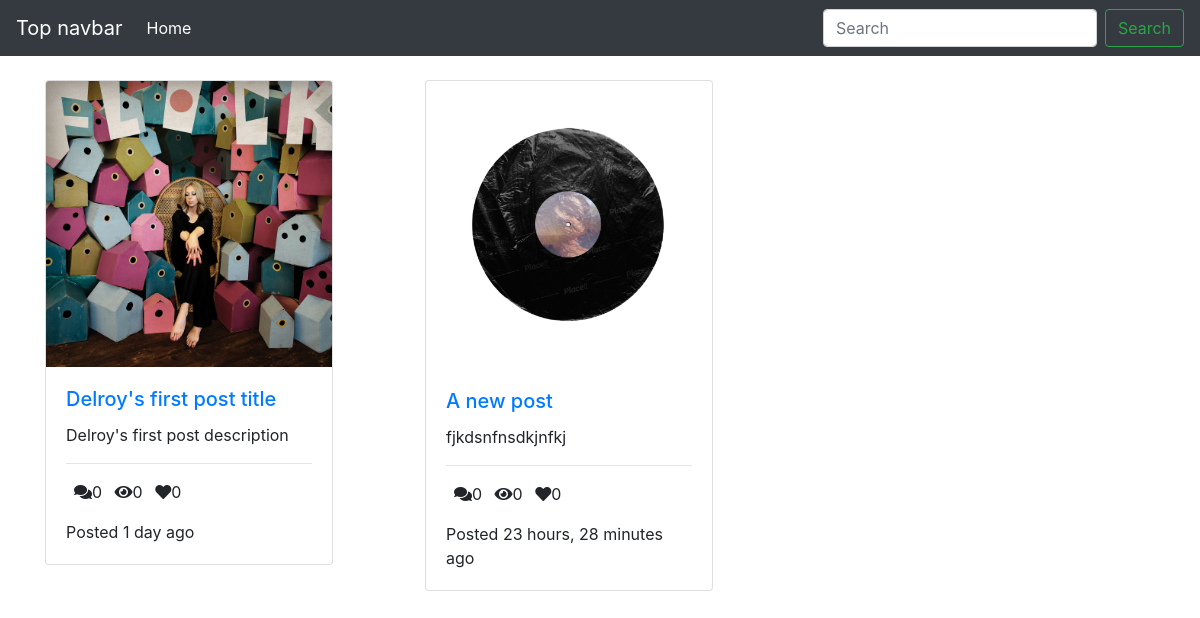
/, run on an earlier commit of the app's database.
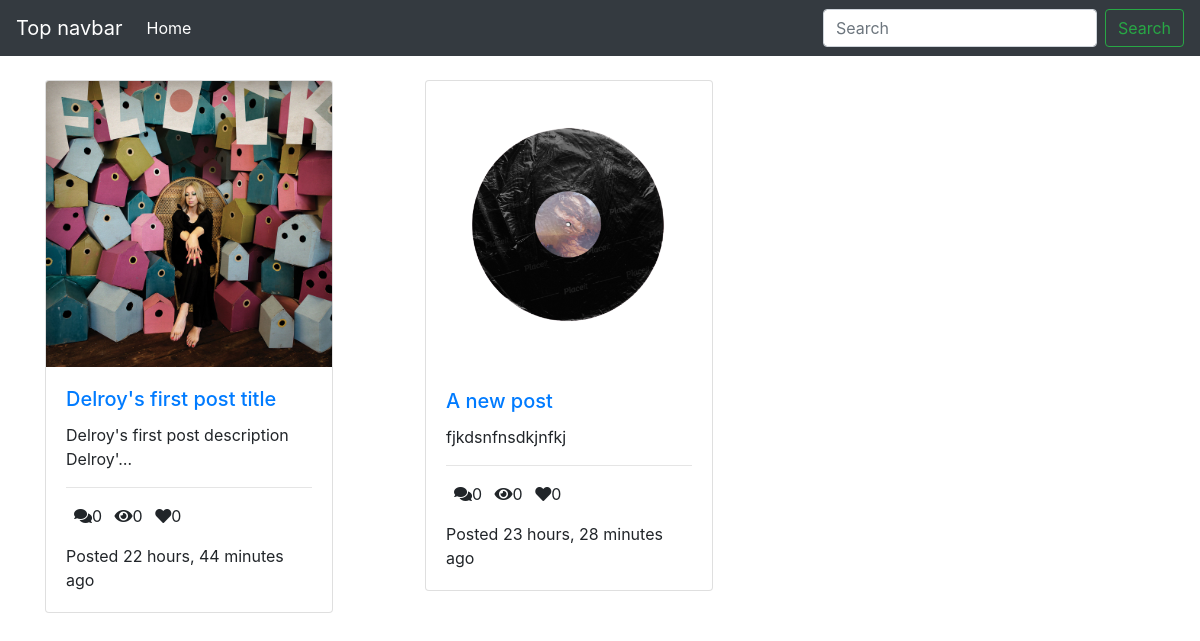
And on a later commit of the database.
### posts/models.py (models this page shows, shortened)
class Post(models.Model):
    title = models.CharField(max_length=100)
    content = models.TextField()
    thumbnail = models.ImageField()
    publish_date = models.DateTimeField(auto_now=True)
    last_updated = models.DateTimeField(auto_now=True)
    author = models.ForeignKey(User, on_delete=models.CASCADE)
    slug = models.SlugField()
    def get_absolute_url(self):
        return reverse("detail", kwargs={"slug": self.slug})
    @property
    def get_comment_count(self):
        return self.comment_set.all().count()
    @property
    def get_view_count(self):
        return self.postview_set.all().count()
    @property
    def get_love_count(self):
        return self.love_set.all().count()

### posts/views.py (the view)
# urls.py: path('', PostListView.as_view(), name='list'),
class PostListView(ListView):
    model = Post

### templates/posts/post_list.html
{% extends 'base.html' %}
{% block content %}
<div class="container">
    <div class="row">
        {% for object in object_list %}
        <div class="col-4">
            <div class="card" style="width: 18rem;">
                <img src="{{ object.thumbnail.url }}" class="card-img-top" alt="...">
                <div class="card-body">
                    <h5 class="card-title">
                        <a href="{{ object.get_absolute_url }}">{{ object.title }}</a>
                    </h5>
                    <p class="card-text">{{ object.content|truncatechars:40 }}</p>
                    <hr />
                    <p>
                        <span><i class="fas fa-comments ml-2"></i>{{ object.get_view_count }}</span>
                        <span><i class="fas fa-eye ml-2"></i>{{ object.get_comment_count }}</span>
                        <span><i class="fas fa-heart ml-2"></i>{{ object.get_love_count }}</span>
                    </p>
                    <p class="card-text">
                        Posted {{ object.publish_date|timesince }} ago
                    </p>
                </div>
            </div>
        </div>
        {% endfor %}
    </div>
</div>
{% endblock content %}

What changed in the data, as far as the page shows it:
changed Post "Delroy's first post title": content "Delroy's first post description" → "Delroy's first post description Delroy'…"; publish_date "1 day" → "22 hours, 44 minutes"
